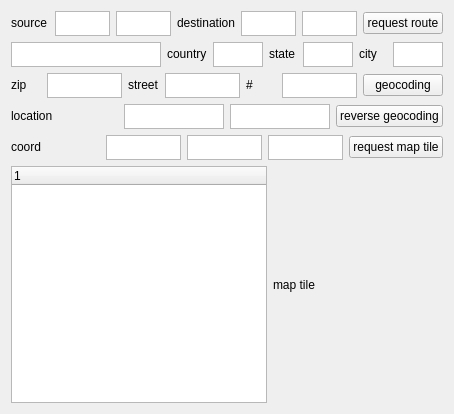
<?xml version="1.0" encoding="UTF-8"?>
<ui version="4.0">
 <class>MainWindow</class>
 <widget class="QMainWindow" name="MainWindow">
  <property name="geometry">
   <rect>
    <x>0</x>
    <y>0</y>
    <width>454</width>
    <height>414</height>
   </rect>
  </property>
  <property name="sizePolicy">
   <sizepolicy hsizetype="Minimum" vsizetype="Preferred">
    <horstretch>0</horstretch>
    <verstretch>0</verstretch>
   </sizepolicy>
  </property>
  <property name="windowTitle">
   <string>MainWindow</string>
  </property>
  <widget class="QWidget" name="centralWidget">
   <layout class="QVBoxLayout" name="verticalLayout">
    <property name="sizeConstraint">
     <enum>QLayout::SetNoConstraint</enum>
    </property>
    <item>
     <layout class="QVBoxLayout" name="qgeoapiLayout">
      <property name="sizeConstraint">
       <enum>QLayout::SetDefaultConstraint</enum>
      </property>
      <item>
       <layout class="QHBoxLayout" name="routeLayout">
        <item>
         <widget class="QLabel" name="label">
          <property name="sizePolicy">
           <sizepolicy hsizetype="Minimum" vsizetype="Fixed">
            <horstretch>0</horstretch>
            <verstretch>0</verstretch>
           </sizepolicy>
          </property>
          <property name="text">
           <string>source</string>
          </property>
         </widget>
        </item>
        <item>
         <widget class="QTextEdit" name="srcLong">
          <property name="sizePolicy">
           <sizepolicy hsizetype="Minimum" vsizetype="Fixed">
            <horstretch>0</horstretch>
            <verstretch>0</verstretch>
           </sizepolicy>
          </property>
          <property name="maximumSize">
           <size>
            <width>55</width>
            <height>25</height>
           </size>
          </property>
          <property name="verticalScrollBarPolicy">
           <enum>Qt::ScrollBarAlwaysOff</enum>
          </property>
          <property name="horizontalScrollBarPolicy">
           <enum>Qt::ScrollBarAlwaysOff</enum>
          </property>
         </widget>
        </item>
        <item>
         <widget class="QTextEdit" name="srcLat">
          <property name="sizePolicy">
           <sizepolicy hsizetype="Minimum" vsizetype="Fixed">
            <horstretch>0</horstretch>
            <verstretch>0</verstretch>
           </sizepolicy>
          </property>
          <property name="maximumSize">
           <size>
            <width>55</width>
            <height>25</height>
           </size>
          </property>
          <property name="verticalScrollBarPolicy">
           <enum>Qt::ScrollBarAlwaysOff</enum>
          </property>
          <property name="horizontalScrollBarPolicy">
           <enum>Qt::ScrollBarAlwaysOff</enum>
          </property>
         </widget>
        </item>
        <item>
         <widget class="QLabel" name="label_2">
          <property name="sizePolicy">
           <sizepolicy hsizetype="Minimum" vsizetype="Fixed">
            <horstretch>0</horstretch>
            <verstretch>0</verstretch>
           </sizepolicy>
          </property>
          <property name="text">
           <string>destination</string>
          </property>
         </widget>
        </item>
        <item>
         <widget class="QTextEdit" name="dstLong">
          <property name="sizePolicy">
           <sizepolicy hsizetype="Minimum" vsizetype="Fixed">
            <horstretch>0</horstretch>
            <verstretch>0</verstretch>
           </sizepolicy>
          </property>
          <property name="maximumSize">
           <size>
            <width>55</width>
            <height>25</height>
           </size>
          </property>
          <property name="verticalScrollBarPolicy">
           <enum>Qt::ScrollBarAlwaysOff</enum>
          </property>
          <property name="horizontalScrollBarPolicy">
           <enum>Qt::ScrollBarAlwaysOff</enum>
          </property>
         </widget>
        </item>
        <item>
         <widget class="QTextEdit" name="dstLat">
          <property name="sizePolicy">
           <sizepolicy hsizetype="Minimum" vsizetype="Fixed">
            <horstretch>0</horstretch>
            <verstretch>0</verstretch>
           </sizepolicy>
          </property>
          <property name="maximumSize">
           <size>
            <width>55</width>
            <height>25</height>
           </size>
          </property>
          <property name="verticalScrollBarPolicy">
           <enum>Qt::ScrollBarAlwaysOff</enum>
          </property>
          <property name="horizontalScrollBarPolicy">
           <enum>Qt::ScrollBarAlwaysOff</enum>
          </property>
         </widget>
        </item>
        <item>
         <widget class="QPushButton" name="btnRequest">
          <property name="sizePolicy">
           <sizepolicy hsizetype="Minimum" vsizetype="Fixed">
            <horstretch>0</horstretch>
            <verstretch>0</verstretch>
           </sizepolicy>
          </property>
          <property name="text">
           <string>request route</string>
          </property>
         </widget>
        </item>
       </layout>
      </item>
      <item>
       <layout class="QHBoxLayout" name="geocoding_1_Layout">
        <property name="sizeConstraint">
         <enum>QLayout::SetDefaultConstraint</enum>
        </property>
        <item>
         <widget class="QTextEdit" name="obloc">
          <property name="sizePolicy">
           <sizepolicy hsizetype="Minimum" vsizetype="Fixed">
            <horstretch>0</horstretch>
            <verstretch>0</verstretch>
           </sizepolicy>
          </property>
          <property name="minimumSize">
           <size>
            <width>0</width>
            <height>0</height>
           </size>
          </property>
          <property name="maximumSize">
           <size>
            <width>150</width>
            <height>25</height>
           </size>
          </property>
          <property name="verticalScrollBarPolicy">
           <enum>Qt::ScrollBarAlwaysOff</enum>
          </property>
          <property name="horizontalScrollBarPolicy">
           <enum>Qt::ScrollBarAlwaysOff</enum>
          </property>
         </widget>
        </item>
        <item>
         <widget class="QLabel" name="label_4">
          <property name="sizePolicy">
           <sizepolicy hsizetype="Minimum" vsizetype="Fixed">
            <horstretch>0</horstretch>
            <verstretch>0</verstretch>
           </sizepolicy>
          </property>
          <property name="text">
           <string>country</string>
          </property>
         </widget>
        </item>
        <item>
         <widget class="QTextEdit" name="country">
          <property name="sizePolicy">
           <sizepolicy hsizetype="Minimum" vsizetype="Fixed">
            <horstretch>0</horstretch>
            <verstretch>0</verstretch>
           </sizepolicy>
          </property>
          <property name="maximumSize">
           <size>
            <width>50</width>
            <height>25</height>
           </size>
          </property>
          <property name="verticalScrollBarPolicy">
           <enum>Qt::ScrollBarAlwaysOff</enum>
          </property>
          <property name="horizontalScrollBarPolicy">
           <enum>Qt::ScrollBarAlwaysOff</enum>
          </property>
         </widget>
        </item>
        <item>
         <widget class="QLabel" name="label_5">
          <property name="sizePolicy">
           <sizepolicy hsizetype="Minimum" vsizetype="Fixed">
            <horstretch>0</horstretch>
            <verstretch>0</verstretch>
           </sizepolicy>
          </property>
          <property name="text">
           <string>state</string>
          </property>
         </widget>
        </item>
        <item>
         <widget class="QTextEdit" name="state">
          <property name="sizePolicy">
           <sizepolicy hsizetype="Minimum" vsizetype="Fixed">
            <horstretch>0</horstretch>
            <verstretch>0</verstretch>
           </sizepolicy>
          </property>
          <property name="maximumSize">
           <size>
            <width>50</width>
            <height>25</height>
           </size>
          </property>
          <property name="verticalScrollBarPolicy">
           <enum>Qt::ScrollBarAlwaysOff</enum>
          </property>
          <property name="horizontalScrollBarPolicy">
           <enum>Qt::ScrollBarAlwaysOff</enum>
          </property>
         </widget>
        </item>
        <item>
         <widget class="QLabel" name="label_6">
          <property name="sizePolicy">
           <sizepolicy hsizetype="Minimum" vsizetype="Fixed">
            <horstretch>0</horstretch>
            <verstretch>0</verstretch>
           </sizepolicy>
          </property>
          <property name="text">
           <string>city</string>
          </property>
         </widget>
        </item>
        <item>
         <widget class="QTextEdit" name="city">
          <property name="sizePolicy">
           <sizepolicy hsizetype="Minimum" vsizetype="Fixed">
            <horstretch>0</horstretch>
            <verstretch>0</verstretch>
           </sizepolicy>
          </property>
          <property name="maximumSize">
           <size>
            <width>50</width>
            <height>25</height>
           </size>
          </property>
          <property name="verticalScrollBarPolicy">
           <enum>Qt::ScrollBarAlwaysOff</enum>
          </property>
          <property name="horizontalScrollBarPolicy">
           <enum>Qt::ScrollBarAlwaysOff</enum>
          </property>
         </widget>
        </item>
       </layout>
      </item>
      <item>
       <layout class="QHBoxLayout" name="geocodind_2_Layout">
        <item>
         <widget class="QLabel" name="label_7">
          <property name="sizePolicy">
           <sizepolicy hsizetype="Minimum" vsizetype="Fixed">
            <horstretch>0</horstretch>
            <verstretch>0</verstretch>
           </sizepolicy>
          </property>
          <property name="text">
           <string>zip</string>
          </property>
         </widget>
        </item>
        <item>
         <widget class="QTextEdit" name="zip">
          <property name="sizePolicy">
           <sizepolicy hsizetype="Minimum" vsizetype="Fixed">
            <horstretch>0</horstretch>
            <verstretch>0</verstretch>
           </sizepolicy>
          </property>
          <property name="maximumSize">
           <size>
            <width>75</width>
            <height>25</height>
           </size>
          </property>
          <property name="verticalScrollBarPolicy">
           <enum>Qt::ScrollBarAlwaysOff</enum>
          </property>
          <property name="horizontalScrollBarPolicy">
           <enum>Qt::ScrollBarAlwaysOff</enum>
          </property>
         </widget>
        </item>
        <item>
         <widget class="QLabel" name="label_8">
          <property name="sizePolicy">
           <sizepolicy hsizetype="Minimum" vsizetype="Fixed">
            <horstretch>0</horstretch>
            <verstretch>0</verstretch>
           </sizepolicy>
          </property>
          <property name="text">
           <string>street</string>
          </property>
         </widget>
        </item>
        <item>
         <widget class="QTextEdit" name="street">
          <property name="sizePolicy">
           <sizepolicy hsizetype="Minimum" vsizetype="Fixed">
            <horstretch>0</horstretch>
            <verstretch>0</verstretch>
           </sizepolicy>
          </property>
          <property name="maximumSize">
           <size>
            <width>75</width>
            <height>25</height>
           </size>
          </property>
          <property name="verticalScrollBarPolicy">
           <enum>Qt::ScrollBarAlwaysOff</enum>
          </property>
          <property name="horizontalScrollBarPolicy">
           <enum>Qt::ScrollBarAlwaysOff</enum>
          </property>
         </widget>
        </item>
        <item>
         <widget class="QLabel" name="label_9">
          <property name="sizePolicy">
           <sizepolicy hsizetype="Minimum" vsizetype="Fixed">
            <horstretch>0</horstretch>
            <verstretch>0</verstretch>
           </sizepolicy>
          </property>
          <property name="text">
           <string>#</string>
          </property>
         </widget>
        </item>
        <item>
         <widget class="QTextEdit" name="streetNumber">
          <property name="sizePolicy">
           <sizepolicy hsizetype="Minimum" vsizetype="Fixed">
            <horstretch>0</horstretch>
            <verstretch>0</verstretch>
           </sizepolicy>
          </property>
          <property name="maximumSize">
           <size>
            <width>75</width>
            <height>25</height>
           </size>
          </property>
          <property name="verticalScrollBarPolicy">
           <enum>Qt::ScrollBarAlwaysOff</enum>
          </property>
          <property name="horizontalScrollBarPolicy">
           <enum>Qt::ScrollBarAlwaysOff</enum>
          </property>
         </widget>
        </item>
        <item>
         <widget class="QPushButton" name="btnCoding">
          <property name="sizePolicy">
           <sizepolicy hsizetype="Minimum" vsizetype="Fixed">
            <horstretch>0</horstretch>
            <verstretch>0</verstretch>
           </sizepolicy>
          </property>
          <property name="text">
           <string>geocoding</string>
          </property>
         </widget>
        </item>
       </layout>
      </item>
      <item>
       <layout class="QHBoxLayout" name="revGeocodingLayout">
        <item>
         <widget class="QLabel" name="label_3">
          <property name="sizePolicy">
           <sizepolicy hsizetype="Minimum" vsizetype="Fixed">
            <horstretch>0</horstretch>
            <verstretch>0</verstretch>
           </sizepolicy>
          </property>
          <property name="text">
           <string>location</string>
          </property>
         </widget>
        </item>
        <item>
         <widget class="QTextEdit" name="locLong">
          <property name="sizePolicy">
           <sizepolicy hsizetype="Minimum" vsizetype="Fixed">
            <horstretch>0</horstretch>
            <verstretch>0</verstretch>
           </sizepolicy>
          </property>
          <property name="maximumSize">
           <size>
            <width>100</width>
            <height>25</height>
           </size>
          </property>
          <property name="verticalScrollBarPolicy">
           <enum>Qt::ScrollBarAlwaysOff</enum>
          </property>
          <property name="horizontalScrollBarPolicy">
           <enum>Qt::ScrollBarAlwaysOff</enum>
          </property>
         </widget>
        </item>
        <item>
         <widget class="QTextEdit" name="locLat">
          <property name="sizePolicy">
           <sizepolicy hsizetype="Minimum" vsizetype="Fixed">
            <horstretch>0</horstretch>
            <verstretch>0</verstretch>
           </sizepolicy>
          </property>
          <property name="maximumSize">
           <size>
            <width>100</width>
            <height>25</height>
           </size>
          </property>
          <property name="verticalScrollBarPolicy">
           <enum>Qt::ScrollBarAlwaysOff</enum>
          </property>
          <property name="horizontalScrollBarPolicy">
           <enum>Qt::ScrollBarAlwaysOff</enum>
          </property>
         </widget>
        </item>
        <item>
         <widget class="QPushButton" name="btnReverseCoding">
          <property name="sizePolicy">
           <sizepolicy hsizetype="Minimum" vsizetype="Fixed">
            <horstretch>0</horstretch>
            <verstretch>0</verstretch>
           </sizepolicy>
          </property>
          <property name="text">
           <string>reverse geocoding</string>
          </property>
         </widget>
        </item>
       </layout>
      </item>
      <item>
       <layout class="QHBoxLayout" name="mapTileLayout">
        <item>
         <widget class="QLabel" name="label_10">
          <property name="sizePolicy">
           <sizepolicy hsizetype="Minimum" vsizetype="Fixed">
            <horstretch>0</horstretch>
            <verstretch>0</verstretch>
           </sizepolicy>
          </property>
          <property name="text">
           <string>coord</string>
          </property>
         </widget>
        </item>
        <item>
         <widget class="QTextEdit" name="tileLong">
          <property name="sizePolicy">
           <sizepolicy hsizetype="Minimum" vsizetype="Fixed">
            <horstretch>0</horstretch>
            <verstretch>0</verstretch>
           </sizepolicy>
          </property>
          <property name="maximumSize">
           <size>
            <width>75</width>
            <height>25</height>
           </size>
          </property>
          <property name="verticalScrollBarPolicy">
           <enum>Qt::ScrollBarAlwaysOff</enum>
          </property>
          <property name="horizontalScrollBarPolicy">
           <enum>Qt::ScrollBarAlwaysOff</enum>
          </property>
         </widget>
        </item>
        <item>
         <widget class="QTextEdit" name="tileLat">
          <property name="sizePolicy">
           <sizepolicy hsizetype="Minimum" vsizetype="Fixed">
            <horstretch>0</horstretch>
            <verstretch>0</verstretch>
           </sizepolicy>
          </property>
          <property name="maximumSize">
           <size>
            <width>75</width>
            <height>25</height>
           </size>
          </property>
          <property name="verticalScrollBarPolicy">
           <enum>Qt::ScrollBarAlwaysOff</enum>
          </property>
          <property name="horizontalScrollBarPolicy">
           <enum>Qt::ScrollBarAlwaysOff</enum>
          </property>
         </widget>
        </item>
        <item>
         <widget class="QTextEdit" name="tileZoomLevel">
          <property name="sizePolicy">
           <sizepolicy hsizetype="Minimum" vsizetype="Fixed">
            <horstretch>0</horstretch>
            <verstretch>0</verstretch>
           </sizepolicy>
          </property>
          <property name="maximumSize">
           <size>
            <width>75</width>
            <height>25</height>
           </size>
          </property>
          <property name="verticalScrollBarPolicy">
           <enum>Qt::ScrollBarAlwaysOff</enum>
          </property>
          <property name="horizontalScrollBarPolicy">
           <enum>Qt::ScrollBarAlwaysOff</enum>
          </property>
         </widget>
        </item>
        <item>
         <widget class="QPushButton" name="btnRequestTile">
          <property name="sizePolicy">
           <sizepolicy hsizetype="Minimum" vsizetype="Fixed">
            <horstretch>0</horstretch>
            <verstretch>0</verstretch>
           </sizepolicy>
          </property>
          <property name="text">
           <string>request map tile</string>
          </property>
         </widget>
        </item>
       </layout>
      </item>
     </layout>
    </item>
    <item>
     <layout class="QHBoxLayout" name="resultsLayout">
      <item>
       <widget class="QTreeWidget" name="treeWidget">
        <property name="sizePolicy">
         <sizepolicy hsizetype="Minimum" vsizetype="Expanding">
          <horstretch>0</horstretch>
          <verstretch>0</verstretch>
         </sizepolicy>
        </property>
        <attribute name="headerDefaultSectionSize">
         <number>150</number>
        </attribute>
        <attribute name="headerMinimumSectionSize">
         <number>150</number>
        </attribute>
        <attribute name="headerDefaultSectionSize">
         <number>150</number>
        </attribute>
        <attribute name="headerMinimumSectionSize">
         <number>150</number>
        </attribute>
        <column>
         <property name="text">
          <string notr="true">1</string>
         </property>
        </column>
       </widget>
      </item>
      <item>
       <widget class="QLabel" name="mapTileLabel">
        <property name="sizePolicy">
         <sizepolicy hsizetype="Minimum" vsizetype="Preferred">
          <horstretch>0</horstretch>
          <verstretch>0</verstretch>
         </sizepolicy>
        </property>
        <property name="text">
         <string>map tile</string>
        </property>
       </widget>
      </item>
     </layout>
    </item>
   </layout>
  </widget>
 </widget>
 <layoutdefault spacing="6" margin="11"/>
 <resources/>
 <connections/>
</ui>
